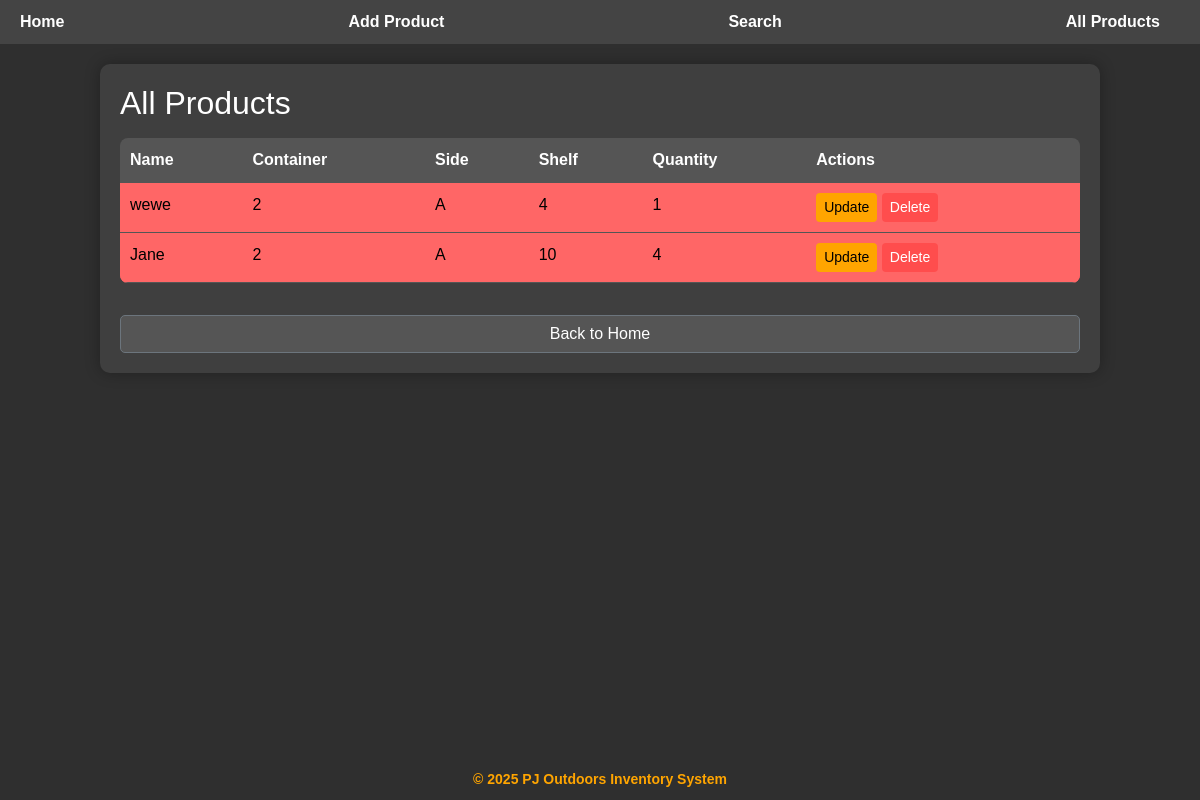
The app's page /index, older data.
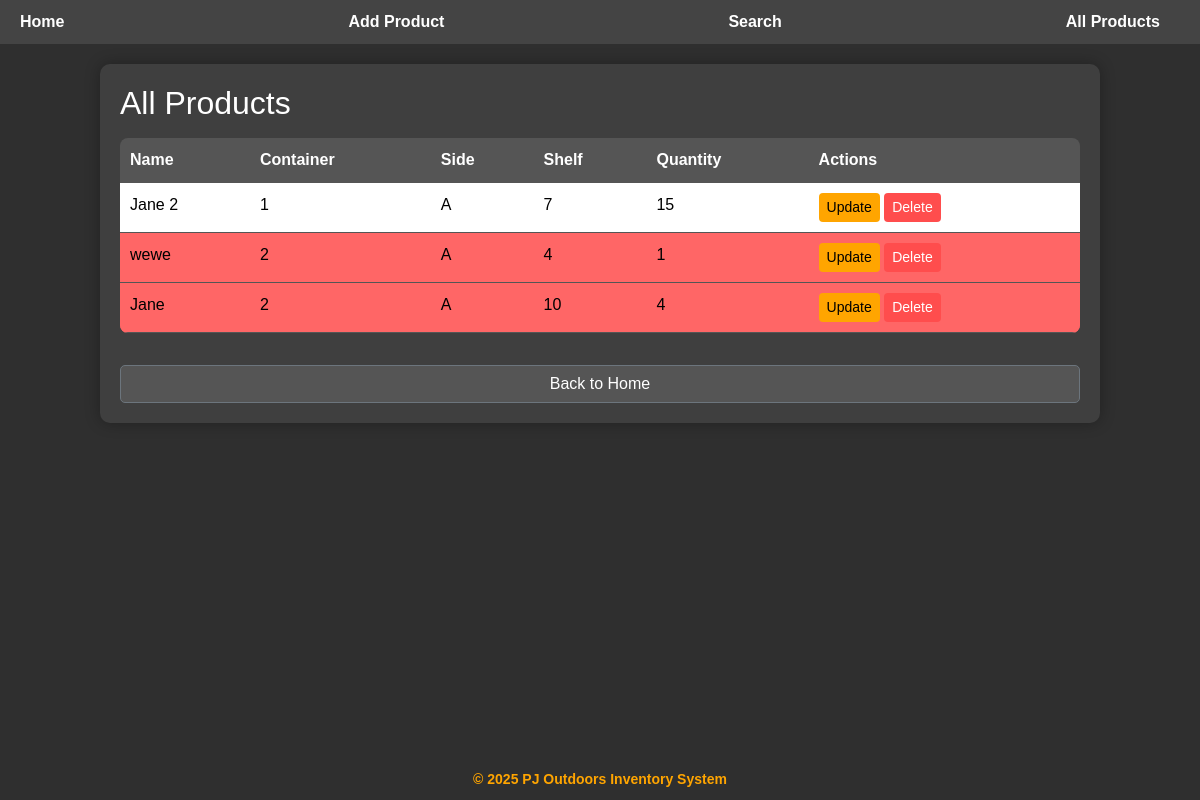
The same page, newer data.
### tables this page shows
CREATE TABLE products (
            id INTEGER PRIMARY KEY AUTOINCREMENT,
            name TEXT NOT NULL,
            container INTEGER NOT NULL,
            side TEXT NOT NULL,
            shelf INTEGER NOT NULL,
            quantity INTEGER
        );

### app.py (the view)
@app.route('/index')
def index():
    conn = sqlite3.connect(DB_FILE)
    conn.row_factory = dict_factory
    c = conn.cursor()
    c.execute('SELECT * FROM products ORDER BY container, shelf')
    products = c.fetchall()
    conn.close()
    return render_template('index.html', products=products)

### app.py (called while the page is built)
def dict_factory(cursor, row):
    return {col[0]: row[idx] for idx, col in enumerate(cursor.description)}

### templates/index.html (shortened to what this page needs)
<!DOCTYPE html>
<html lang="en">
<head>
    <link rel="stylesheet" href="/static/style.css">
    <link href="https://cdn.jsdelivr.net/npm/bootstrap@5.3.2/dist/css/bootstrap.min.css" rel="stylesheet">
</head>
<body>
<div class="page-container">
    <div class="navbar">
        <a href="/">Home</a>
        <a href="/add">Add Product</a>
        <a href="/search">Search</a>
        <a href="/index">All Products</a>
    </div>
    <div class="content-wrap container">
        <div class="container-card">
            <h2 class="mb-3">All Products</h2>
            {% if products %}
            <table class="table">
                <thead>
                    <tr>
                        <th>Name</th>
                        <th>Container</th>
                        <th>Side</th>
                        <th>Shelf</th>
                        <th>Quantity</th>
                        <th>Actions</th>
                    </tr>
                </thead>
                <tbody>
                    {% for p in products %}
                    <tr class="{% if p['quantity'] <= 5 %}low-stock{% endif %}">
                        <td>{{ p['name'] }}</td>
                        <td>{{ p['container'] }}</td>
                        <td>{{ p['side'] }}</td>
                        <td>{{ p['shelf'] }}</td>
                        <td>{{ p['quantity'] }}</td>
                        <td>
                            <a class="btn btn-sm btn-warning" href="/update/{{ p['id'] }}">Update</a>
                            <form action="/delete/{{ p['id'] }}" method="POST" style="display:inline;">
                                <button class="btn btn-sm btn-danger" type="submit" onclick="return confirm('Delete this product?')">Delete</button>
                            </form>
                        </td>
                    </tr>
                    {% endfor %}
                </tbody>
            </table>
            {% else %}
            <p>No products in inventory.</p>
            {% endif %}
            <a class="btn btn-secondary mt-3 w-100" href="/">Back to Home</a>
        </div>
    </div>
    <footer>
        &copy; 2025 PJ Outdoors Inventory System
    </footer>
</div>
</body>
</html>

Row changes from the older to the newer data that the page shows:
added products: name "Jane 2", container "1", side "A", shelf "7", quantity "15"
